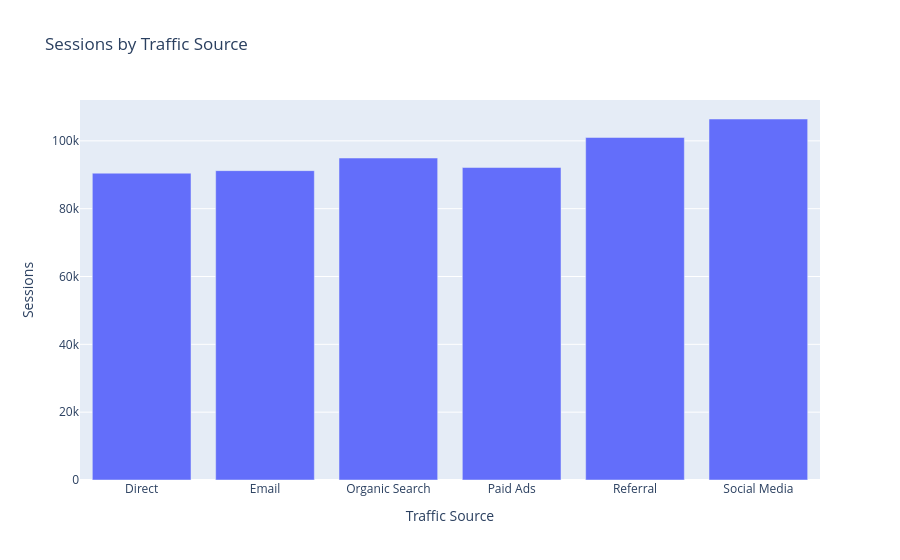

Write notebook code for a chart like this one.
### Markdown cell above
# traffic source dashboard

### Code cell
traffic = df.groupby("Traffic Source")["Sessions"].sum().reset_index()

fig = px.bar(
    traffic,
    x="Traffic Source",
    y="Sessions",
    title="Sessions by Traffic Source"
)

fig.show()

### Figure 1 — Plotly figure (JSON) as saved in the notebook; plotly's stock layout.template omitted (floating-point values rounded to 4 significant figures)
{"data": [{"hovertemplate": "Traffic Source=%{x}<br>Sessions=%{y}<extra></extra>", "legendgroup": "", "marker": {"color": "#636efa", "pattern": {"shape": ""}}, "name": "", "orientation": "v", "showlegend": false, "textposition": "auto", "type": "bar", "x": ["Direct", "Email", "Organic Search", "Paid Ads", "Referral", "Social Media"], "xaxis": "x", "y": [90468, 91220, 94936, 92137, 100998, 106442], "yaxis": "y"}], "layout": {"barmode": "relative", "legend": {"tracegroupgap": 0}, "title": {"text": "Sessions by Traffic Source"}, "xaxis": {"anchor": "y", "domain": [0, 1], "title": {"text": "Traffic Source"}}, "yaxis": {"anchor": "x", "domain": [0, 1], "title": {"text": "Sessions"}}}}
